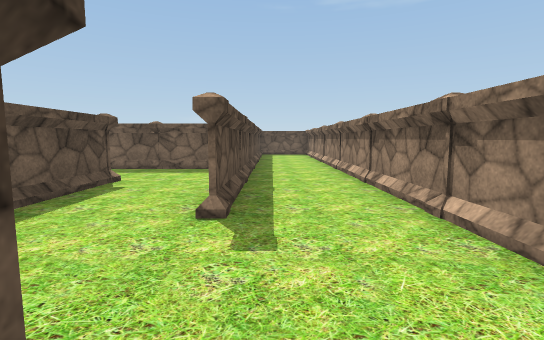
view 1 (above)

21 first-person views from a walk through a 3-D level made in the Unity game engine. The camera is 1.3 m above the floor, tilts 6° down and sees 85° across. The floor is counted in squares, 2 m on a side. Each view is taken from the middle of a square. On the plan, view 1 faces up. The plan holds only what a view shows up to about 9 squares ahead; the rest is blank. Some animated figures are left out. Some surface patterns are stand-ins.

view 2
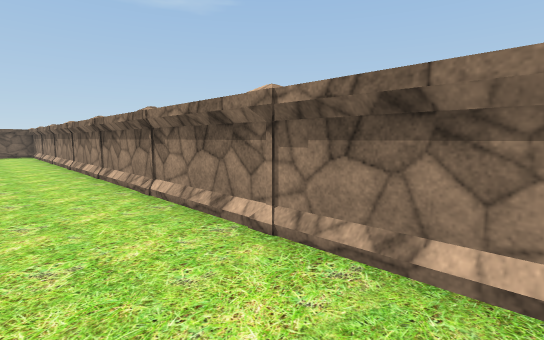

view 3
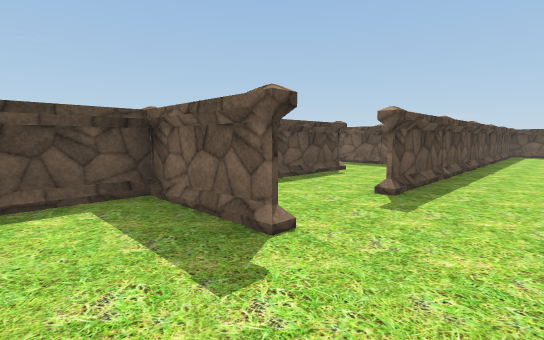

view 4
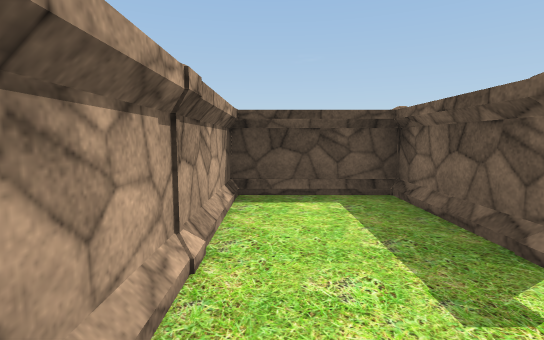

view 5
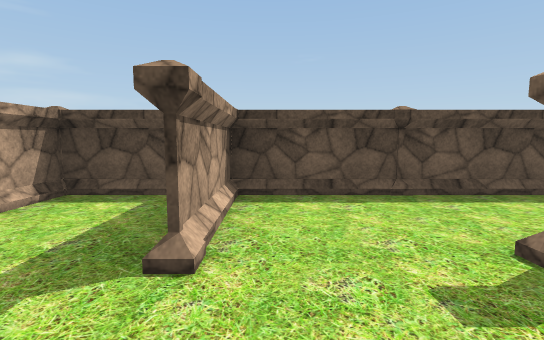

view 6
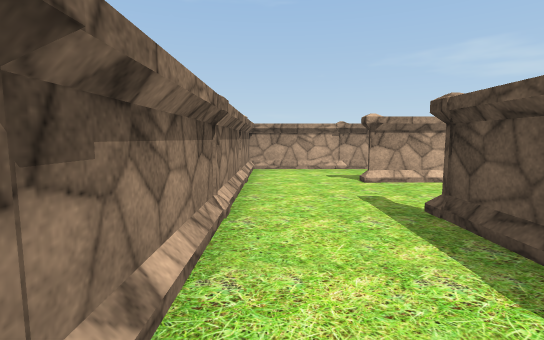

view 7
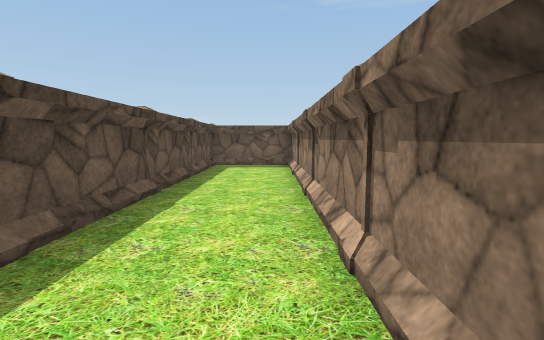

view 8
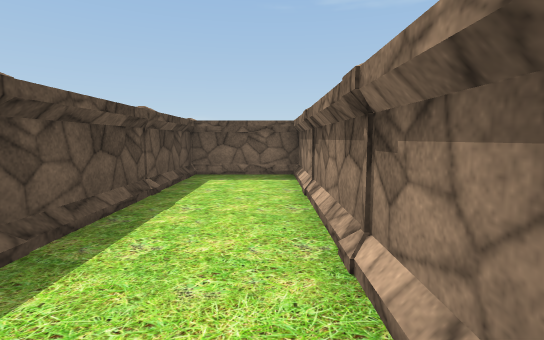

view 9
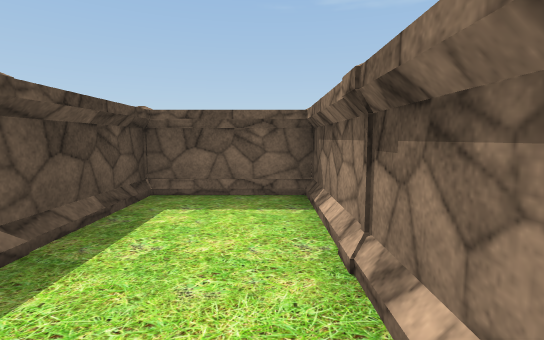

view 10
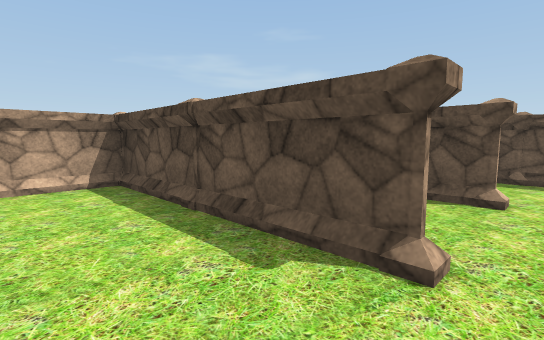

view 11
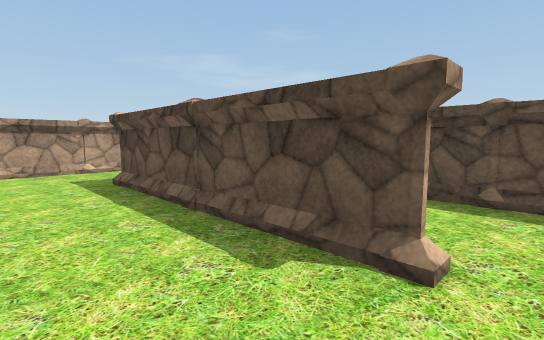

view 12
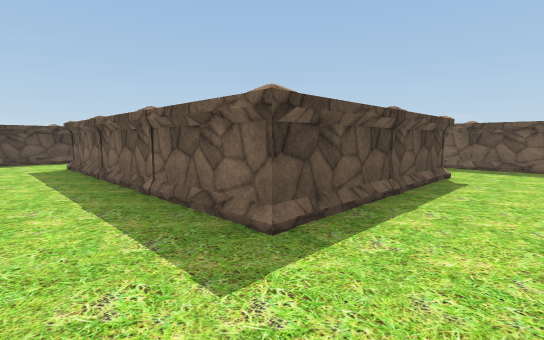

view 13
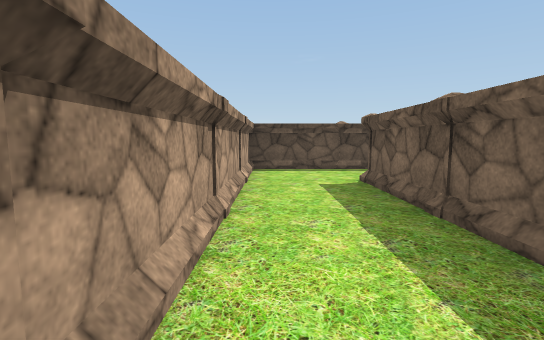

view 14
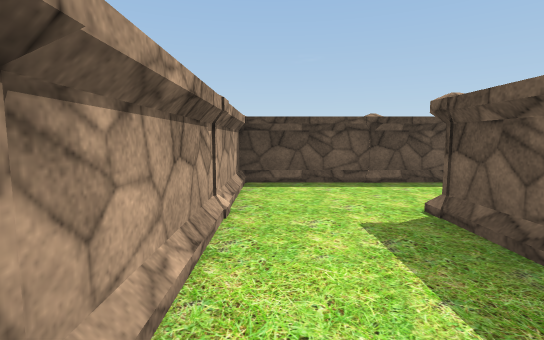

view 15
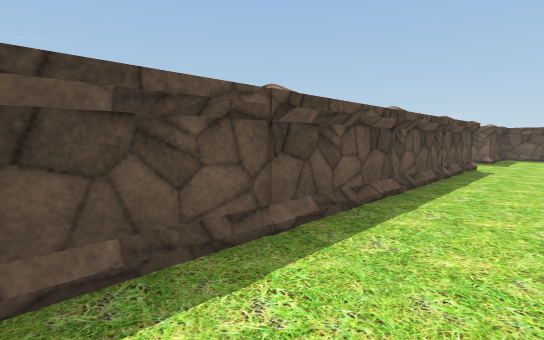

view 16
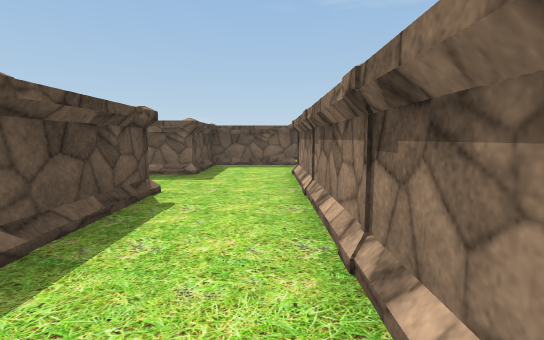

view 17
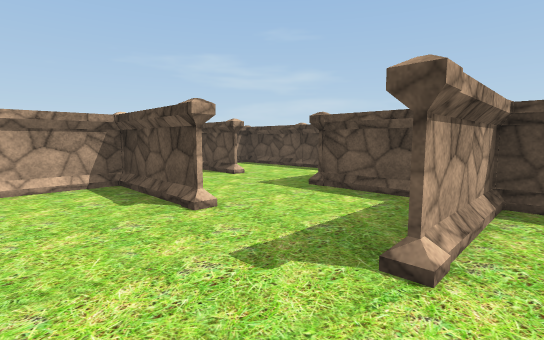

view 18
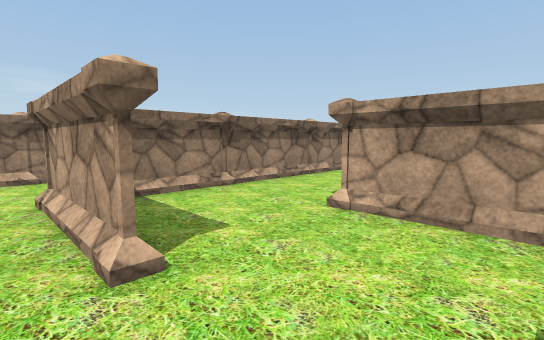

view 19
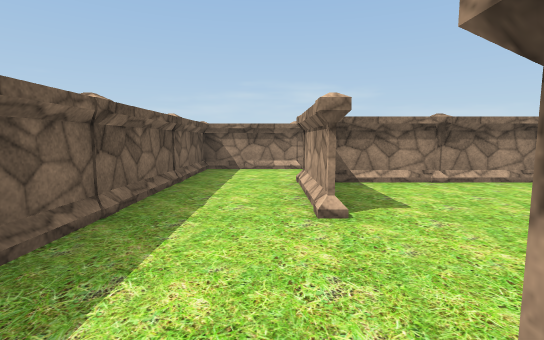

view 20
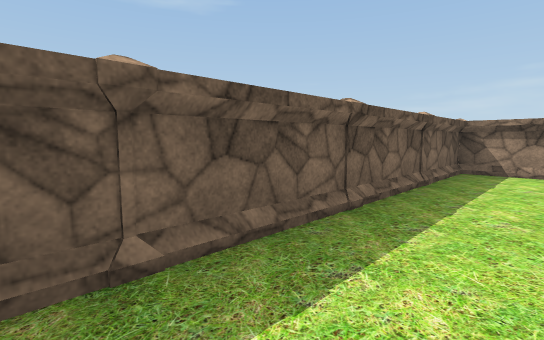

view 21
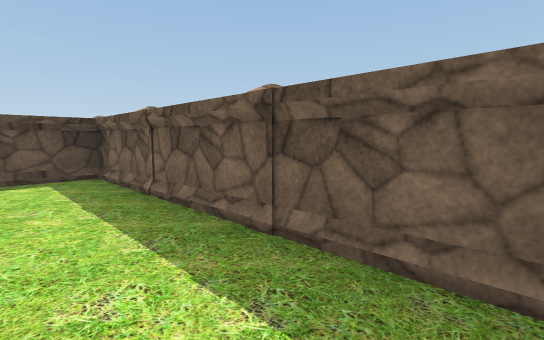

### Floor plan
Key: @ floor where view 1 was taken; # wall or solid block; . floor; P pillar; O other object.
Columns run from 15 left of view 1 to 2 right of it. Each row starts with its distance up from view 1.
 15          #
 14 O#P P#P#O#
 13  #..P....#       #
 12   P#P#P#P#    P#P#
 11    #...#       #.#
 10   P#P.P#      P#P#
  9    #...#       #.#
  8   P P#P#      P#P#
  7  #...#.#       #.#
  6 P#P#P#    P P#P#P#
  5  #.#.#   #.....#.#
  4 O#P#P#    P#P#P#P#
  3    #.      #.#.#.#
  2   P#.     P#P#PPP#
  1    #P    #.#.#...#
  0   P#P#P#P P#P#P@P#
 -1    #.........#...#
 -2   OOPPPPPPPPPPPPOO

Positions as (right, up) in squares from view 1, and headings:
1: (0, 0), facing up
2: (0, -1), facing up-right
3: (1, -1), facing up-left
4: (1, -1), facing left
5: (1, 1), facing left
6: (1, 5), facing down
7: (1, 5), facing up
8: (1, 7), facing up
9: (1, 9), facing up
10: (-1, 5), facing down-left
11: (-3, 5), facing down-left
12: (-3, -1), facing up-left
13: (-6, -1), facing left
14: (-8, -1), facing left
15: (-11, -1), facing up-left
16: (-11, 3), facing up
17: (-9, 11), facing down-left
18: (-12, 13), facing down-right
19: (-13, 13), facing right
20: (-13, 13), facing up-right
21: (-9, 13), facing up-left
